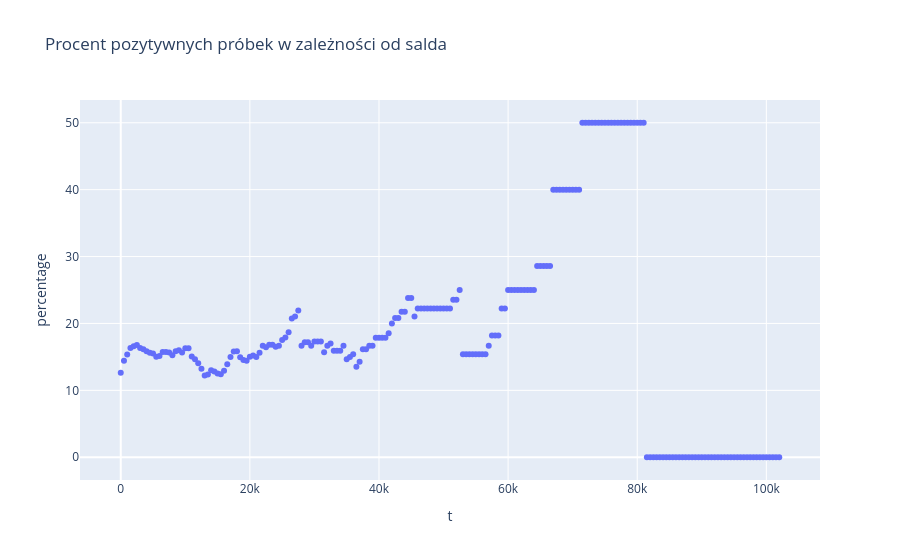

This figure's notebook cell:
### Code cell
balance_max = bank["balance"].max()

results = []

for t in range(0, balance_max, 500):
    filtered = bank[bank["balance"] > t]

    if len(filtered) > 0:
        percentage = (filtered["y"] == "yes").mean() * 100

        results.append({
            "t": t,
            "percentage": percentage
        })

results_df = pd.DataFrame(results)

fig = px.scatter(
    results_df,
    x="t",
    y="percentage",
    title="Procent pozytywnych próbek w zależności od salda"
)

fig.show()

### Figure 1 — Plotly figure (JSON) as saved in the notebook; plotly's stock layout.template omitted (floating-point values rounded to 4 significant figures; data arrays with more than 128 entries replaced by an {"elided": "..."} marker saying what was removed)
{"data": [{"hovertemplate": "t=%{x}<br>percentage=%{y}<extra></extra>", "legendgroup": "", "marker": {"color": "#636efa", "symbol": "circle"}, "mode": "markers", "name": "", "orientation": "v", "showlegend": false, "type": "scatter", "x": {"elided": "205 int values"}, "xaxis": "x", "y": {"elided": "205 float values"}, "yaxis": "y"}], "layout": {"legend": {"tracegroupgap": 0}, "title": {"text": "Procent pozytywnych próbek w zależności od salda"}, "xaxis": {"anchor": "y", "domain": [0, 1], "title": {"text": "t"}}, "yaxis": {"anchor": "x", "domain": [0, 1], "title": {"text": "percentage"}}}}
